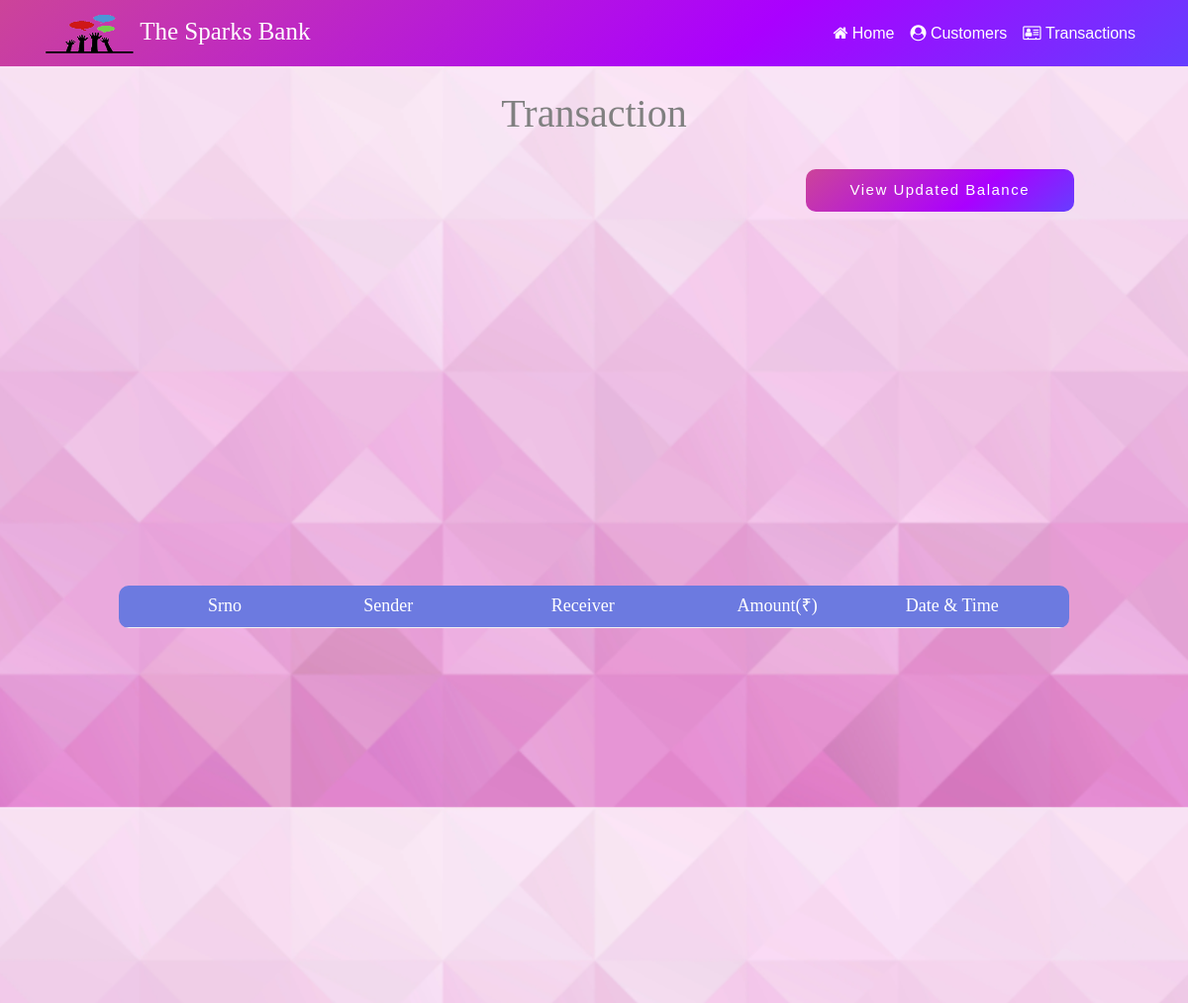
Before: /transaction.php with the older database file.
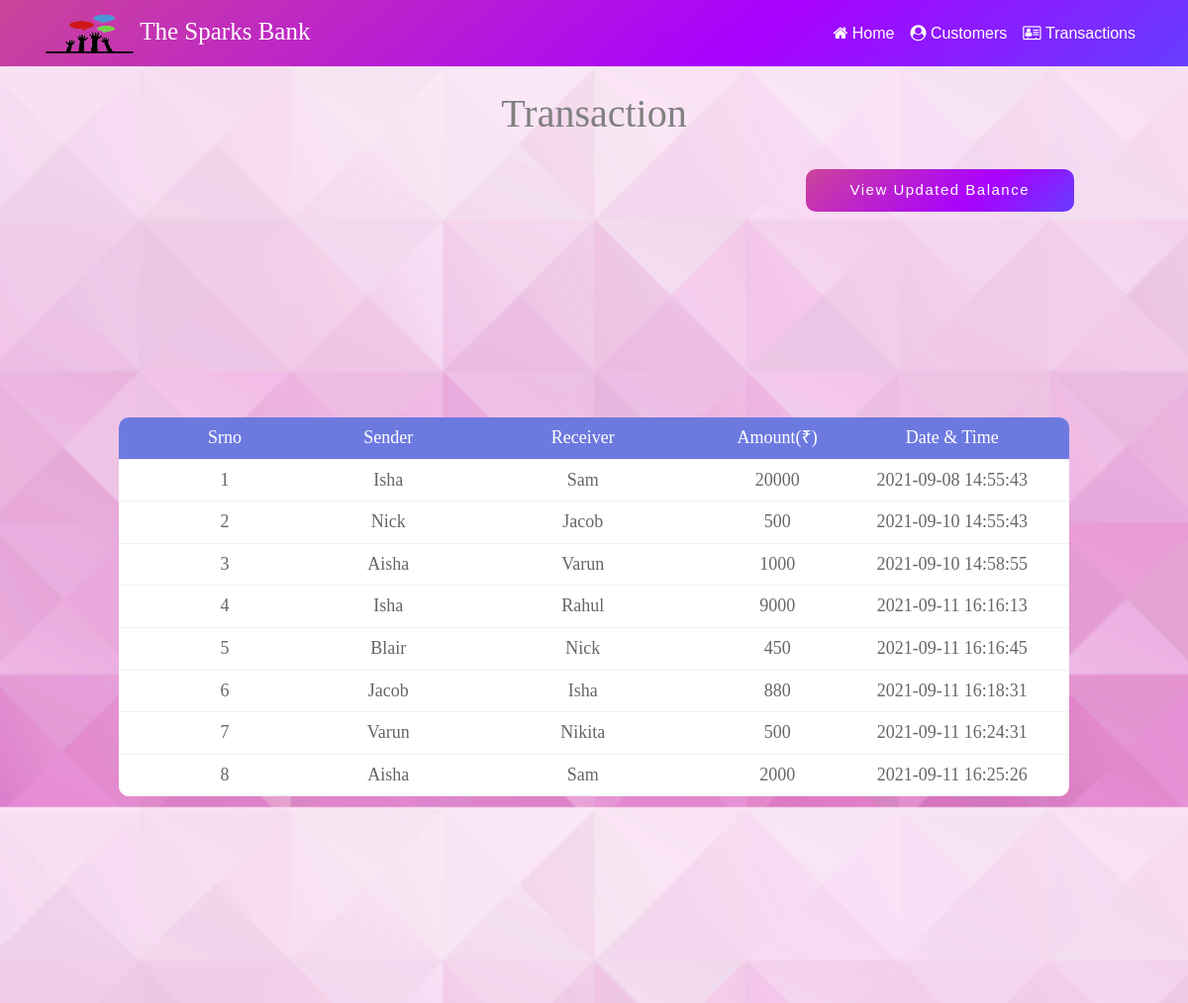
After: the same page with the newer database file.
### tables this page shows
CREATE TABLE `transactions` (
  `SRNO` int(3) NOT NULL,
  `Sender` text NOT NULL,
  `Receiver` text NOT NULL,
  `Balance` int(8) NOT NULL,
  `Datetime` datetime NOT NULL DEFAULT current_timestamp()
);

### transaction.php (the view, shortened to what this page needs)
<!DOCTYPE html>
<html lang="en">
<head>
  <link rel="stylesheet" href="https://maxcdn.bootstrapcdn.com/bootstrap/4.0.0/css/bootstrap.min.css">
 <link rel="stylesheet" href="https://cdnjs.cloudflare.com/ajax/libs/font-awesome/4.7.0/css/font-awesome.min.css">
 <link rel="stylesheet" type="text/css" href="css/table.css">
</head>
<body>
<header class="site-header clearfix">
 <nav class="navbar navbar-expand-lg navbar sticky-top">
  <div class="container">
  <a class="navbar-brand text-white" href="#"><img class="logo" src="img/logo-bg.png">&nbsp;The Sparks Bank</a>
    <div class="collapse navbar-collapse" id="navbarSupportedContent">
      <ul class="navbar-nav ml-auto mb-2 mb-lg-0">
        <li class="nav-item">
          <a class="nav-link active text-white" aria-current="page" href="index.php"><i class="fa fa-home" aria-hidden="true"></i>&nbsp;Home</a>
        </li>
        <li class="nav-item">
          <a class="nav-link active text-white" aria-current="page" href="customers.php"><i class="fa fa-user-circle" aria-hidden="true"></i>&nbsp;Customers</a>
        </li>
        <li class="nav-item">
          <a class="nav-link active text-white" aria-current="page" href="transaction.php"><i class="fa fa-address-card-o" aria-hidden="true"></i>&nbsp;Transactions</a>
        </li>
       </ul>
  </div>
  </div>
</nav>
</header>
 <div class="bg">
<div class="container">
        <h1 class="text-center pt-4" style="color:grey;font-family: cursive;font-weight:lighter;">Transaction</h1>
        <br>
        <button><a href="customers.php"> View Updated Balance</a></button>
            <div class="limiter">
           <div class="container-table100">
            <div class="wrap-table100">
                    <div class="table">
                        <div class="row header">
                            <div class="cell">Srno</div>
                            <div class="cell">Sender </div>
                            <div class="cell">Receiver</div>
                            <div class="cell">Amount(&#8377)</div>
                             <div class="cell">Date & Time</div>
                        </div>
             <?php
            include 'config.php';
            $sql ="SELECT * from transactions";
            $query =mysqli_query($conn, $sql);
            while($rows = mysqli_fetch_assoc($query))
            {
        ?>
                            <div class="row">
                            <div class="cell" data-title="Srno">
                            <?php echo $rows['SRNO'] ?>
                            </div>
                            <div class="cell" data-title="Sender">
              <?php echo $rows['Sender'] ?>
                            </div>
                            <div class="cell" data-title="Receiver">
              <?php echo $rows['Receiver'] ?>
                            </div>
                            <div class="cell" data-title="Amount(&#8377)">
              <?php echo $rows['Balance'] ?>
                            </div>
                             <div class="cell" data-title="Date & Time">
              <?php echo $rows['Datetime'] ?>
                            </div>
                        </div>
                            <?php
                            }
                        ?>
        </div>
    </div>
</div>
</div>
</body>
</html>

Changed rows visible on the page:
added transactions: SRNO "1", Sender "Isha", Receiver "Sam", Balance "20000", Datetime "2021-09-08 14:55:43"
added transactions: SRNO "2", Sender "Nick", Receiver "Jacob", Balance "500", Datetime "2021-09-10 14:55:43"
added transactions: SRNO "3", Sender "Aisha", Receiver "Varun", Balance "1000", Datetime "2021-09-10 14:58:55"
added transactions: SRNO "4", Sender "Isha", Receiver "Rahul", Balance "9000", Datetime "2021-09-11 16:16:13"
added transactions: SRNO "5", Sender "Blair", Receiver "Nick", Balance "450", Datetime "2021-09-11 16:16:45"
added transactions: SRNO "6", Sender "Jacob", Receiver "Isha", Balance "880", Datetime "2021-09-11 16:18:31"
added transactions: SRNO "7", Sender "Varun", Receiver "Nikita", Balance "500", Datetime "2021-09-11 16:24:31"
added transactions: SRNO "8", Sender "Aisha", Receiver "Sam", Balance "2000", Datetime "2021-09-11 16:25:26"
